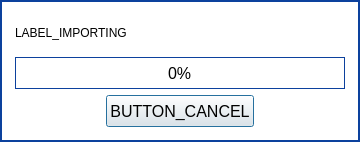
<?xml version="1.0" encoding="UTF-8"?>
<ui version="4.0">
 <class>LoadingDialog</class>
 <widget class="QDialog" name="LoadingDialog">
  <property name="geometry">
   <rect>
    <x>0</x>
    <y>0</y>
    <width>360</width>
    <height>142</height>
   </rect>
  </property>
  <property name="windowTitle">
   <string>Dialog</string>
  </property>
  <property name="modal">
   <bool>true</bool>
  </property>
  <layout class="QVBoxLayout" name="verticalLayout">
   <property name="leftMargin">
    <number>0</number>
   </property>
   <property name="topMargin">
    <number>0</number>
   </property>
   <property name="rightMargin">
    <number>0</number>
   </property>
   <property name="bottomMargin">
    <number>0</number>
   </property>
   <item>
    <widget class="QWidget" name="widget" native="true">
     <property name="styleSheet">
      <string notr="true">QWidget#widget
{
border: 2px solid rgb(12, 65, 157);
background-color: rgb(255, 255, 255);
}</string>
     </property>
     <layout class="QVBoxLayout" name="verticalLayout_2">
      <property name="leftMargin">
       <number>15</number>
      </property>
      <property name="topMargin">
       <number>15</number>
      </property>
      <property name="rightMargin">
       <number>15</number>
      </property>
      <property name="bottomMargin">
       <number>15</number>
      </property>
      <item>
       <layout class="QHBoxLayout" name="horizontalLayout">
        <property name="spacing">
         <number>8</number>
        </property>
        <item>
         <widget class="QLabel" name="label_status">
          <property name="text">
           <string>LABEL_IMPORTING</string>
          </property>
         </widget>
        </item>
        <item>
         <widget class="QLabel" name="label">
          <property name="sizePolicy">
           <sizepolicy hsizetype="Expanding" vsizetype="Preferred">
            <horstretch>0</horstretch>
            <verstretch>0</verstretch>
           </sizepolicy>
          </property>
          <property name="text">
           <string/>
          </property>
          <property name="alignment">
           <set>Qt::AlignLeading|Qt::AlignLeft|Qt::AlignVCenter</set>
          </property>
         </widget>
        </item>
       </layout>
      </item>
      <item>
       <widget class="QProgressBar" name="progress_bar">
        <property name="minimumSize">
         <size>
          <width>0</width>
          <height>32</height>
         </size>
        </property>
        <property name="font">
         <font>
          <pointsize>12</pointsize>
         </font>
        </property>
        <property name="styleSheet">
         <string notr="true">QProgressBar
{
border: 1px solid rgb(12, 65, 157);
text-align: center;
}

QProgressBar::chunk
{
background-color: rgb(45, 144, 209);
width: 20px;
}</string>
        </property>
        <property name="value">
         <number>0</number>
        </property>
       </widget>
      </item>
      <item>
       <layout class="QHBoxLayout" name="horizontalLayout_2">
        <item>
         <spacer name="horizontalSpacer">
          <property name="orientation">
           <enum>Qt::Horizontal</enum>
          </property>
          <property name="sizeHint" stdset="0">
           <size>
            <width>40</width>
            <height>20</height>
           </size>
          </property>
         </spacer>
        </item>
        <item>
         <widget class="ShadowedButton" name="button_cancel">
          <property name="minimumSize">
           <size>
            <width>0</width>
            <height>32</height>
           </size>
          </property>
          <property name="font">
           <font>
            <pointsize>12</pointsize>
           </font>
          </property>
          <property name="layoutDirection">
           <enum>Qt::RightToLeft</enum>
          </property>
          <property name="styleSheet">
           <string notr="true"/>
          </property>
          <property name="text">
           <string>BUTTON_CANCEL</string>
          </property>
          <property name="iconSize">
           <size>
            <width>20</width>
            <height>20</height>
           </size>
          </property>
         </widget>
        </item>
        <item>
         <spacer name="horizontalSpacer_2">
          <property name="orientation">
           <enum>Qt::Horizontal</enum>
          </property>
          <property name="sizeHint" stdset="0">
           <size>
            <width>40</width>
            <height>20</height>
           </size>
          </property>
         </spacer>
        </item>
       </layout>
      </item>
     </layout>
    </widget>
   </item>
  </layout>
 </widget>
 <customwidgets>
  <customwidget>
   <class>ShadowedButton</class>
   <extends>QPushButton</extends>
   <header>parsec.core.gui.custom_widgets</header>
  </customwidget>
 </customwidgets>
 <resources/>
 <connections/>
</ui>
